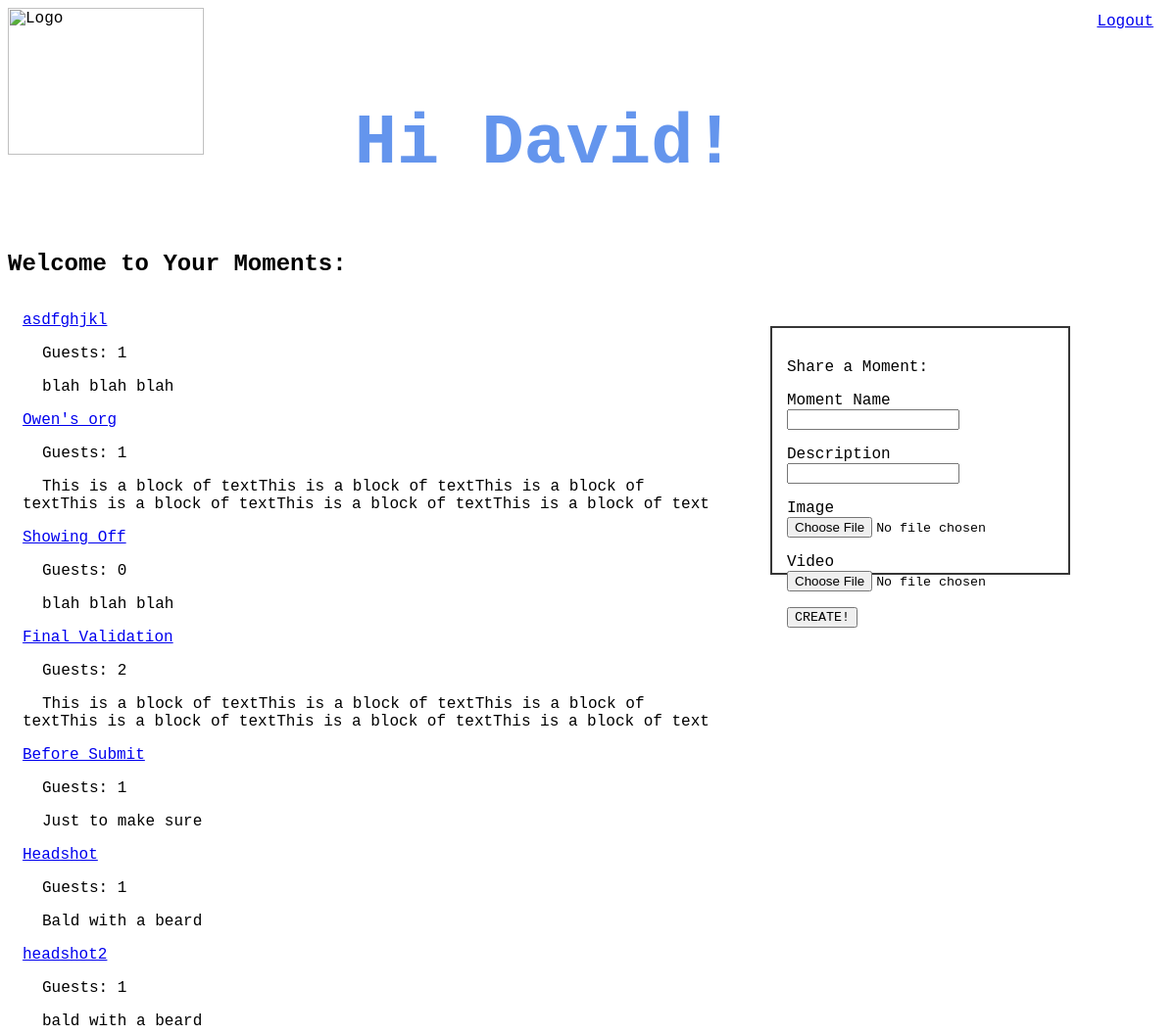
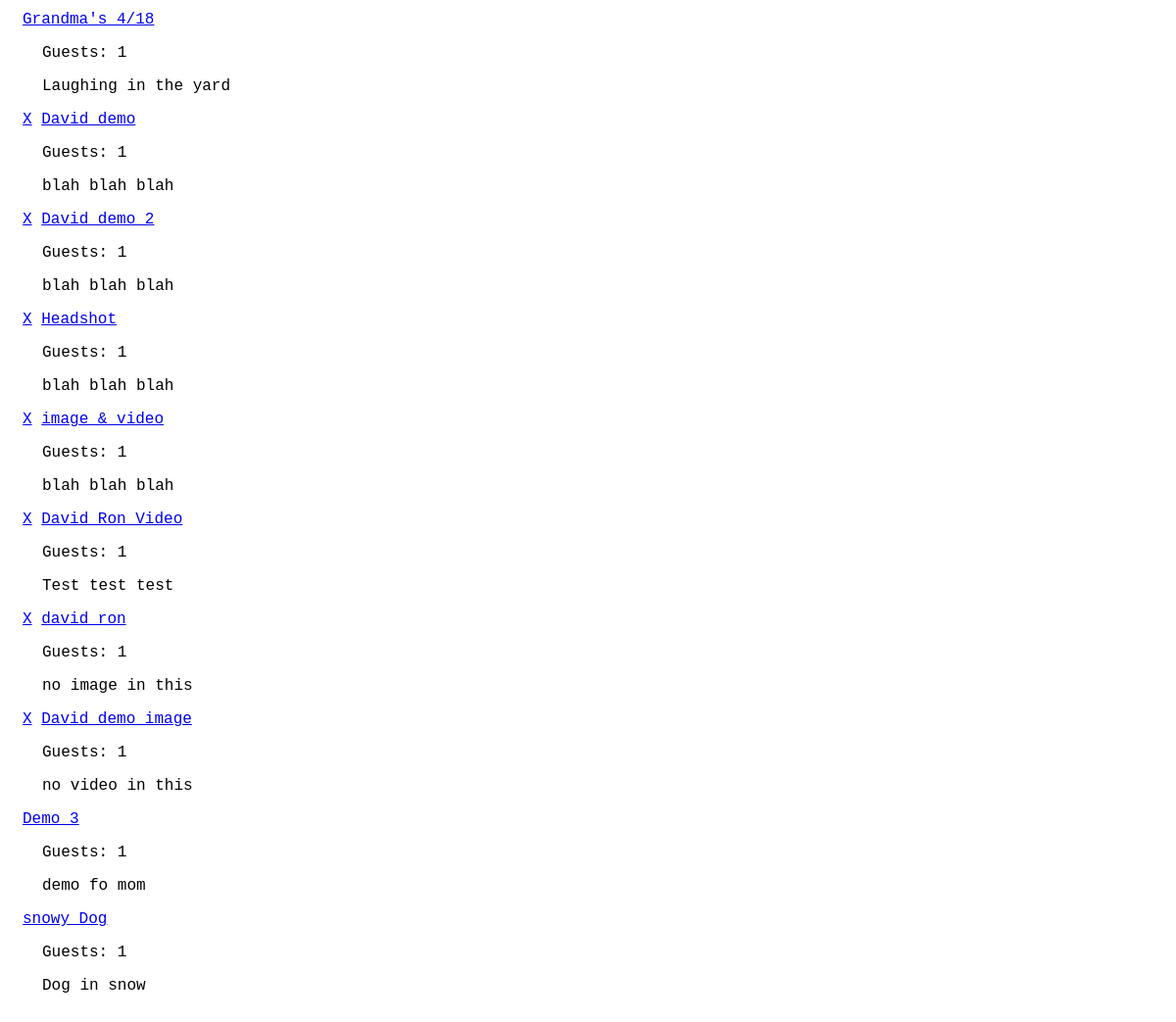
The app's page /dashboard (signed in) with its own data (2 pictures, top to bottom).
### group/models.py (models this page shows, shortened)
class User(models.Model):
    first_name = models.CharField(max_length=40)
    last_name = models.CharField(max_length=40)
    email = models.EmailField(unique=True)
    password = models.CharField(max_length=55)
    type = models.CharField(max_length=40)
    objects = UserManager()

class Organization(models.Model):
    org_name = models.CharField(max_length=45)
    org_desc = models.CharField(max_length=255)
    poster = models.ForeignKey(User, related_name='user_org', on_delete=models.CASCADE)
    media = models.ImageField(upload_to='')
    videofile = models.FileField(upload_to='')
    user_join = models.ManyToManyField(User, related_name='liked_posts')
    objects = GroupManager()

### group/views.py (the view)
# urls.py: path('dashboard', views.dashboard),
def dashboard(request):
    if 'user' not in request.session:
        return redirect('/reglog')
    context = {
        'dashboard_org': Organization.objects.all()
    }
    return render(request, 'dashboard.html', context)

### group/templates/dashboard.html (shortened to what this page needs)
<html lang="en">
<head>
    {% load static %}
    <link rel="stylesheet" href="{% static 'style.css' %}">
</head>
<body>
    <div id='wrap'>
        <div style="display: flex; justify-content: space-between;">
        <img src="https://payload.cargocollective.com/1/12/402732/13541367/Cumulus_Logo2_670.png" alt="Logo" style="width: 200px; height: 150;">
        <h1 style="color: cornflowerblue; padding-left: 50px; text-align: center; font-size: 72px; padding-top: 50px; padding-right: 250px;">Hi {{request.session.user}}!</h1>
        <a id="menu" href="/logout">Logout</a>
        </div>
        <h2>Welcome to Your Moments:</h2>
        <div id="org">
            <div id='posts'>
                {% for post in dashboard_org %}
                <div class='one_post'>
                    {%if post.poster.first_name in request.session.user%}
                    <a  href="/delete/{{post.id}}">X</a>
                    {% endif %}
                    <a href="/group/{{post.id}}">{{post.org_name}}</a>
                    <p class='member'>Guests: {{ post.user_join.count }}</p>
                    <p class='post'>{{post.org_desc}}</p>
                </div>
            {% endfor %}
            </div>
            <div id='write' style="height: 220px;">
                <p>Share a Moment:</p>
                <form action="/process_group" method=POST enctype="multipart/form-data">
                    <p>Moment Name<input type="text" name='org'></p>
                    <p>Description<input type="text" name='descript'></p>
                    <p>Image<input type="file" name='media'></p>
                    <p>Video<input type="file" name='video'></p>
                    <input type="submit" value="CREATE!">
                </form>
            </div>
        </div>
    </div>
</body>
</html>

### group/static/style.css (style rules this page uses)
* { font-family: 'Hermit', monospace; }
#org { display: flex; justify-content:space-between; }
#write { margin: 30px 100px 800px 30px; padding: 15px; border: 2px solid #363636; align-content: center; }
#posts { padding: 15px; text-justify: inter-cluster; }
.post { text-indent: 20px; }
.member { text-indent: 20px; }
#menu { display: flex; float: right; padding: 5px 15px; }

### records on screen
User: session.user "David"
Organization: org_name "asdfghjkl", user_join.count "1", org_desc "blah blah blah"
Organization: org_name "Owen's org", user_join.count "1", org_desc "This is a block of textThis is a block of textThis is a block of textThis is a block of textThis is a block of textThis is a block of text"
Organization: org_name "Showing Off", user_join.count "0", org_desc "blah blah blah"
Organization: org_name "Final Validation", user_join.count "2", org_desc "This is a block of textThis is a block of textThis is a block of textThis is a block of textThis is a block of textThis is a block of text"
Organization: org_name "Before Submit", user_join.count "1", org_desc "Just to make sure"
Organization: org_name "Headshot", user_join.count "1", org_desc "Bald with a beard"
Organization: org_name "headshot2", user_join.count "1", org_desc "bald with a beard"
Organization: org_name "Grandma's 4/18", user_join.count "1", org_desc "Laughing in the yard"
Organization: org_name "David demo", user_join.count "1", org_desc "blah blah blah"
Organization: org_name "David demo 2", user_join.count "1", org_desc "blah blah blah"
Organization: org_name "Headshot", user_join.count "1", org_desc "blah blah blah"
Organization: org_name "image & video", user_join.count "1", org_desc "blah blah blah"
Organization: org_name "David Ron Video", user_join.count "1", org_desc "Test test test"
Organization: org_name "david ron", user_join.count "1", org_desc "no image in this"
Organization: org_name "David demo image", user_join.count "1", org_desc "no video in this"
Organization: org_name "Demo 3", user_join.count "1", org_desc "demo fo mom"
Organization: org_name "snowy Dog", user_join.count "1", org_desc "Dog in snow"
